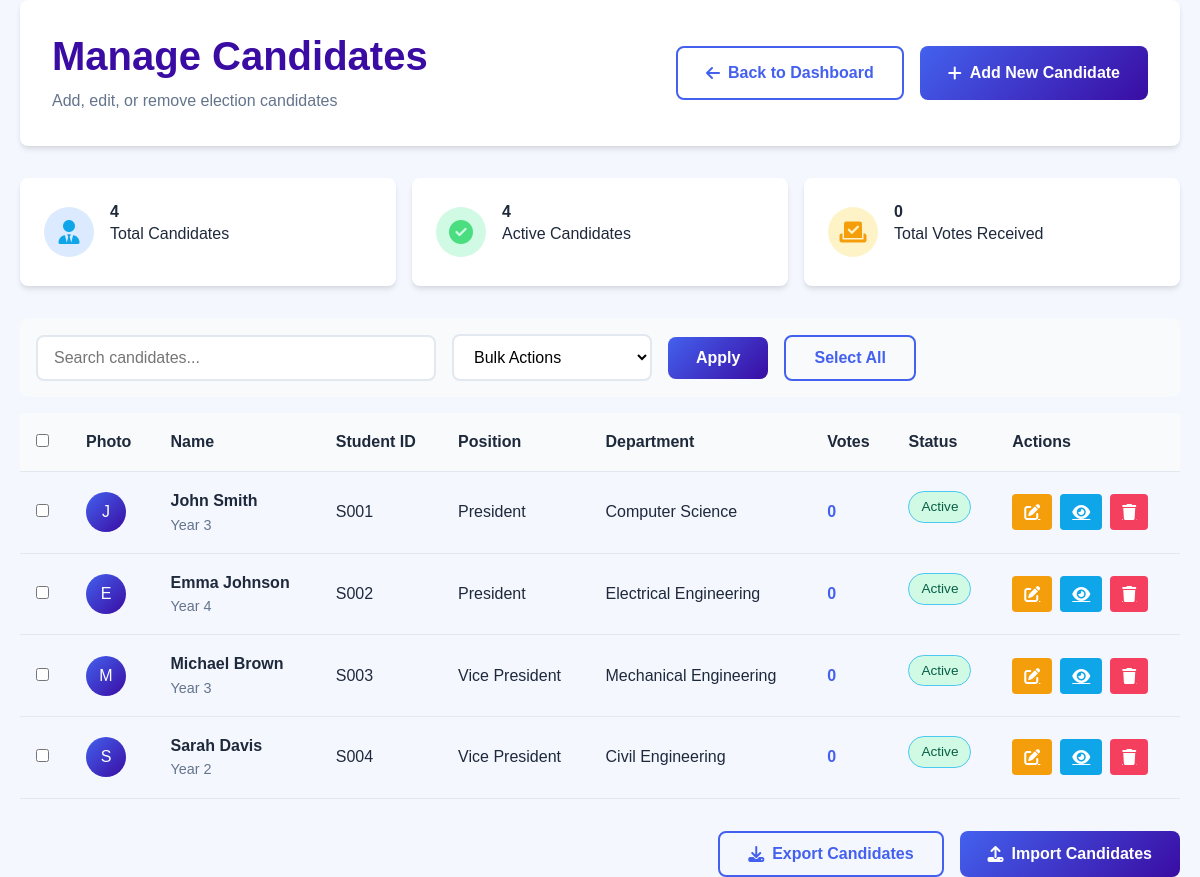
The app's page /admin/manage_candidates.php (signed in) with its own data.
### tables this page shows
CREATE TABLE candidates (
    id INT PRIMARY KEY AUTO_INCREMENT,
    position_id INT,
    student_id VARCHAR(20),
    full_name VARCHAR(100) NOT NULL,
    department VARCHAR(50) NOT NULL,
    year INT NOT NULL,
    manifesto TEXT,
    photo VARCHAR(255) DEFAULT 'default.jpg',
    votes INT DEFAULT 0,
    is_active BOOLEAN DEFAULT 1,
    created_at TIMESTAMP DEFAULT CURRENT_TIMESTAMP,
    FOREIGN KEY (position_id) REFERENCES positions(id) ON DELETE CASCADE,
    FOREIGN KEY (student_id) REFERENCES users(student_id) ON DELETE SET NULL
);

CREATE TABLE positions (
    id INT PRIMARY KEY AUTO_INCREMENT,
    title VARCHAR(100) NOT NULL,
    description TEXT,
    max_candidates INT DEFAULT 3,
    is_active BOOLEAN DEFAULT 1,
    created_at TIMESTAMP DEFAULT CURRENT_TIMESTAMP
);

### admin/manage_candidates.php (the view, shortened to what this page needs)
<?php
require_once '../includes/config.php';
$action = $_GET['action'] ?? 'list';
$sql = "SELECT c.*, p.title as position_name
        FROM candidates c
        LEFT JOIN positions p ON c.position_id = p.id
        ORDER BY c.created_at DESC";
$stmt = $pdo->prepare($sql);
$stmt->execute();
$all_candidates = $stmt->fetchAll();
?>
<!DOCTYPE html>
<html lang="en">
<head>
    <link rel="stylesheet" href="../assets/css/style.css">
    <link rel="stylesheet" href="https://cdnjs.cloudflare.com/ajax/libs/font-awesome/6.4.0/css/all.min.css">
</head>
<body>
    <div class="admin-dashboard">
        <div class="container">
            <div class="dashboard-header">
                <div class="user-info">
                    <h2>Manage Candidates</h2>
                    <p>Add, edit, or remove election candidates</p>
                </div>
                <div class="user-actions">
                    <a href="dashboard.php" class="btn btn-outline">
                        <i class="fas fa-arrow-left"></i> Back to Dashboard
                    </a>
                    <?php if ($action === 'list'): ?>
                    <a href="?action=add" class="btn btn-primary">
                        <i class="fas fa-plus"></i> Add New Candidate
                    </a>
                    <?php endif; ?>
                </div>
            </div>
            <?php if ($action === 'list'): ?>
            <div class="candidate-stats">
                <div class="candidate-card">
                    <div style="background-color: #dbeafe; color: var(--info); width: 50px; height: 50px; border-radius: 50%; display: flex; align-items: center; justify-content: center; font-size: 1.5rem;">
                        <i class="fas fa-user-tie"></i>
                    </div>
                    <div>
                        <h4><?php echo count($all_candidates); ?></h4>
                        <p>Total Candidates</p>
                    </div>
                </div>
                <?php
                $active_candidates = array_filter($all_candidates, function($c) {
                    return $c['is_active'] == 1;
                });
                ?>
                <div class="candidate-card">
                    <div style="background-color: #d1fae5; color: var(--success); width: 50px; height: 50px; border-radius: 50%; display: flex; align-items: center; justify-content: center; font-size: 1.5rem;">
                        <i class="fas fa-check-circle"></i>
                    </div>
                    <div>
                        <h4><?php echo count($active_candidates); ?></h4>
                        <p>Active Candidates</p>
                    </div>
                </div>
                <?php
                $total_votes = array_sum(array_column($all_candidates, 'votes'));
                ?>
                <div class="candidate-card">
                    <div style="background-color: #fef3c7; color: var(--warning); width: 50px; height: 50px; border-radius: 50%; display: flex; align-items: center; justify-content: center; font-size: 1.5rem;">
                        <i class="fas fa-vote-yea"></i>
                    </div>
                    <div>
                        <h4><?php echo number_format($total_votes); ?></h4>
                        <p>Total Votes Received</p>
                    </div>
                </div>
            </div>
            <div class="bulk-actions">
                <div class="search-box">
                    <input type="text" id="searchCandidates" class="form-control" placeholder="Search candidates...">
                </div>
                <select id="bulkAction" class="form-control" style="max-width: 200px;">
                    <option value="">Bulk Actions</option>
                </select>
                <button class="btn btn-primary" onclick="applyBulkAction()">
                    Apply
                </button>
                <button class="btn btn-outline" onclick="selectAllCandidates()">
                    Select All
                </button>
            </div>
            <div class="table-container">
                <table class="data-table" id="candidatesTable">
                    <thead>
                        <tr>
                            <th width="50">
                                <input type="checkbox" id="selectAll">
                            </th>
                            <th>Photo</th>
                            <th>Name</th>
                            <th>Student ID</th>
                            <th>Position</th>
                            <th>Department</th>
                            <th>Votes</th>
                            <th>Status</th>
                            <th>Actions</th>
                        </tr>
                    </thead>
                    <tbody>
                        <?php if (empty($all_candidates)): ?>
                        <tr>
                            <td colspan="9" style="text-align: center; padding: 3rem; color: var(--gray);">
                                <i class="fas fa-user-slash" style="font-size: 2rem; margin-bottom: 1rem; display: block;"></i>
                                No candidates found. <a href="?action=add">Add the first candidate</a>
                            </td>
                        </tr>
                        <?php else: ?>
                        <?php foreach ($all_candidates as $candidate): ?>
                        <tr data-candidate-id="<?php echo $candidate['id']; ?>">
                            <td>
                                <input type="checkbox" class="candidate-checkbox" value="<?php echo $candidate['id']; ?>">
                            </td>
                            <td>
                                <?php if (!empty($candidate['photo']) && $candidate['photo'] !== 'default.jpg'): ?>
                                <img src="../uploads/candidates/<?php echo htmlspecialchars($candidate['photo']); ?>"
                                     alt="<?php echo htmlspecialchars($candidate['full_name']); ?>"
                                     class="candidate-photo-small">
                                <?php else: ?>
                                <div style="width: 40px; height: 40px; border-radius: 50%; background: linear-gradient(135deg, var(--primary), var(--primary-dark)); color: white; display: flex; align-items: center; justify-content: center; font-size: 1rem;">
                                    <?php echo strtoupper(substr($candidate['full_name'], 0, 1)); ?>
                                </div>
                                <?php endif; ?>
                            </td>
                            <td>
                                <strong><?php echo htmlspecialchars($candidate['full_name']); ?></strong>
                                <div style="font-size: 0.9rem; color: var(--gray);">Year <?php echo $candidate['year']; ?></div>
                            </td>
                            <td><?php echo htmlspecialchars($candidate['student_id']); ?></td>
                            <td><?php echo htmlspecialchars($candidate['position_name']); ?></td>
                            <td><?php echo htmlspecialchars($candidate['department']); ?></td>
                            <td>
                                <strong style="color: var(--primary);"><?php echo number_format($candidate['votes']); ?></strong>
                            </td>
                            <td>
                                <?php if ($candidate['is_active']): ?>
                                <span class="status-badge status-active">Active</span>
                                <?php else: ?>
                                <span class="status-badge status-inactive">Inactive</span>
                                <?php endif; ?>
                            </td>
                            <td>
                                <div class="action-buttons">
                                    <a href="?action=edit&id=<?php echo $candidate['id']; ?>"
                                       class="btn-action btn-edit" title="Edit">
                                        <i class="fas fa-edit"></i>
                                    </a>
                                    <a href="?action=view&id=<?php echo $candidate['id']; ?>"
                                       class="btn-action btn-view" title="View">
                                        <i class="fas fa-eye"></i>
                                    </a>
                                    <?php if ($candidate['votes'] == 0): ?>
                                    <a href="?delete=1&id=<?php echo $candidate['id']; ?>"
                                       class="btn-action btn-delete"
                                       title="Delete"
                                       onclick="return confirm('Are you sure you want to delete this candidate?')">
                                        <i class="fas fa-trash"></i>
                                    </a>
                                    <?php else: ?>
                                    <span class="btn-action btn-delete disabled" title="Cannot delete - has votes">
                                        <i class="fas fa-trash"></i>
                                    </span>
                                    <?php endif; ?>
                                </div>
                            </td>
                        </tr>
                        <?php endforeach; ?>
                        <?php endif; ?>
                    </tbody>
                </table>
            </div>
            <div class="import-export">
                <button class="btn btn-outline" onclick="exportCandidates()">
                    <i class="fas fa-download"></i> Export Candidates
                </button>
                <button class="btn btn-primary" onclick="importCandidates()">
                    <i class="fas fa-upload"></i> Import Candidates
                </button>
            </div>
            <?php endif; ?>
        </div>
    </div>
</body>
</html>

### Assets/css/style.css (style rules this page uses)
* { margin: 0; padding: 0; box-sizing: border-box; }
:root { --primary: #4361ee; --primary-dark: #3a0ca3; --primary-light: #4cc9f0; --secondary: #7209b7; --success: #4ade80; --danger: #f43f5e; --warning: #f59e0b; --info: #0ea5e9; --light: #f8f9fa; --dark: #1e293b; --gray: #64748b; --gray-light: #e2e8f0; --shadow: 0 4px 6px -1px rgba(0, 0, 0, 0.1), 0 2px 4px -1px rgba(0, 0, 0, 0.06); --shadow-lg: 0 10px 15px -3px rgba(0, 0, 0, 0.1), 0 4px 6px -2px rgba(0, 0, 0, 0.05); --radius: 8px; --transition: all 0.3s ease; }
body { font-family: 'Poppins', sans-serif; line-height: 1.6; color: var(--dark); background-color: #f5f7ff; }
.container { width: 100%; max-width: 1200px; margin: 0 auto; padding: 0 20px; }
h1, h2, h3, h4 { font-weight: 600; line-height: 1.2; }
h2 { font-size: 2.5rem; margin-bottom: 1.5rem; }
p { margin-bottom: 1rem; }
.btn { display: inline-flex; align-items: center; gap: 8px; padding: 12px 28px; border-radius: var(--radius); font-weight: 600; text-decoration: none; cursor: pointer; border: none; transition: var(--transition); font-size: 1rem; }
.btn-primary { background: linear-gradient(135deg, var(--primary), var(--primary-dark)); color: white; }
.btn-outline { background: transparent; border: 2px solid var(--primary); color: var(--primary); }
.form-control { width: 100%; padding: 14px 16px; border: 2px solid var(--gray-light); border-radius: var(--radius); font-family: 'Poppins', sans-serif; font-size: 1rem; transition: var(--transition); background-color: white; }
.form-control, .form-select, .form-check-input, .btn, .year-option, .password-toggle, .back-link, .form-link { transition: all 0.2s ease; }
.status-badge { display: inline-flex; align-items: center; gap: 8px; padding: 8px 16px; border-radius: 50px; font-weight: 600; margin-bottom: 10px; }
.status-active { background-color: rgba(76, 201, 240, 0.2); color: var(--primary-light); border: 1px solid var(--primary-light); }
.form-control { width: 100%; padding: 12px 16px; border: 2px solid var(--gray-light); border-radius: var(--radius); font-family: 'Poppins', sans-serif; font-size: 1rem; transition: var(--transition); }
.dashboard-header { background: white; padding: 2rem; border-radius: var(--radius); box-shadow: var(--shadow); margin-bottom: 2rem; display: flex; justify-content: space-between; align-items: center; flex-wrap: wrap; gap: 1rem; }
.user-info h2 { color: var(--primary-dark); margin-bottom: 0.5rem; }
.user-info p { color: var(--gray); margin: 0; }
.user-actions { display: flex; gap: 1rem; flex-wrap: wrap; }
.table-container { overflow-x: auto; }
.data-table { width: 100%; border-collapse: collapse; min-width: 600px; }
.data-table th, .data-table td { padding: 1rem; text-align: left; border-bottom: 1px solid var(--gray-light); }
.data-table th { background-color: #f8fafc; font-weight: 600; color: var(--dark); }
.status-badge { display: inline-block; padding: 4px 12px; border-radius: 20px; font-size: 0.85rem; font-weight: 500; }
.status-active { background-color: #d1fae5; color: #065f46; }
.action-buttons { display: flex; gap: 8px; flex-wrap: wrap; }
.btn-action { padding: 6px 12px; border: none; border-radius: 4px; cursor: pointer; font-weight: 500; transition: var(--transition); display: inline-flex; align-items: center; justify-content: center; min-width: 36px; min-height: 36px; }
.btn-edit { background-color: var(--warning); color: white; }
.btn-delete { background-color: var(--danger); color: white; }
.btn-view { background-color: var(--info); color: white; }

### admin/manage_candidates.php (style rules this page uses)
.candidate-stats { display: grid; grid-template-columns: repeat(auto-fit, minmax(200px, 1fr)); gap: 1rem; margin-bottom: 2rem; }
.candidate-card { display: flex; align-items: center; gap: 1rem; padding: 1.5rem; background: white; border-radius: var(--radius); box-shadow: var(--shadow); }
.bulk-actions { background-color: #f8fafc; padding: 1rem; border-radius: var(--radius); margin-bottom: 1rem; display: flex; gap: 1rem; align-items: center; flex-wrap: wrap; }
.search-box { flex-grow: 1; max-width: 400px; }
.import-export { display: flex; gap: 1rem; margin-top: 2rem; justify-content: flex-end; }

### records on screen
candidates: full_name "J", full_name "John Smith", year "3", student "S001", position.title "President", department "Computer Science", votes "0", is_active "Active"
candidates: full_name "E", full_name "Emma Johnson", year "4", student "S002", position.title "President", department "Electrical Engineering", votes "0", is_active "Active"
candidates: full_name "M", full_name "Michael Brown", year "3", student "S003", position.title "Vice President", department "Mechanical Engineering", votes "0", is_active "Active"
candidates: full_name "S", full_name "Sarah Davis", year "2", student "S004", position.title "Vice President", department "Civil Engineering", votes "0", is_active "Active"

### other values on screen
count($all_candidates) "4"
count($active_candidates) "4"
$total_votes "0"
